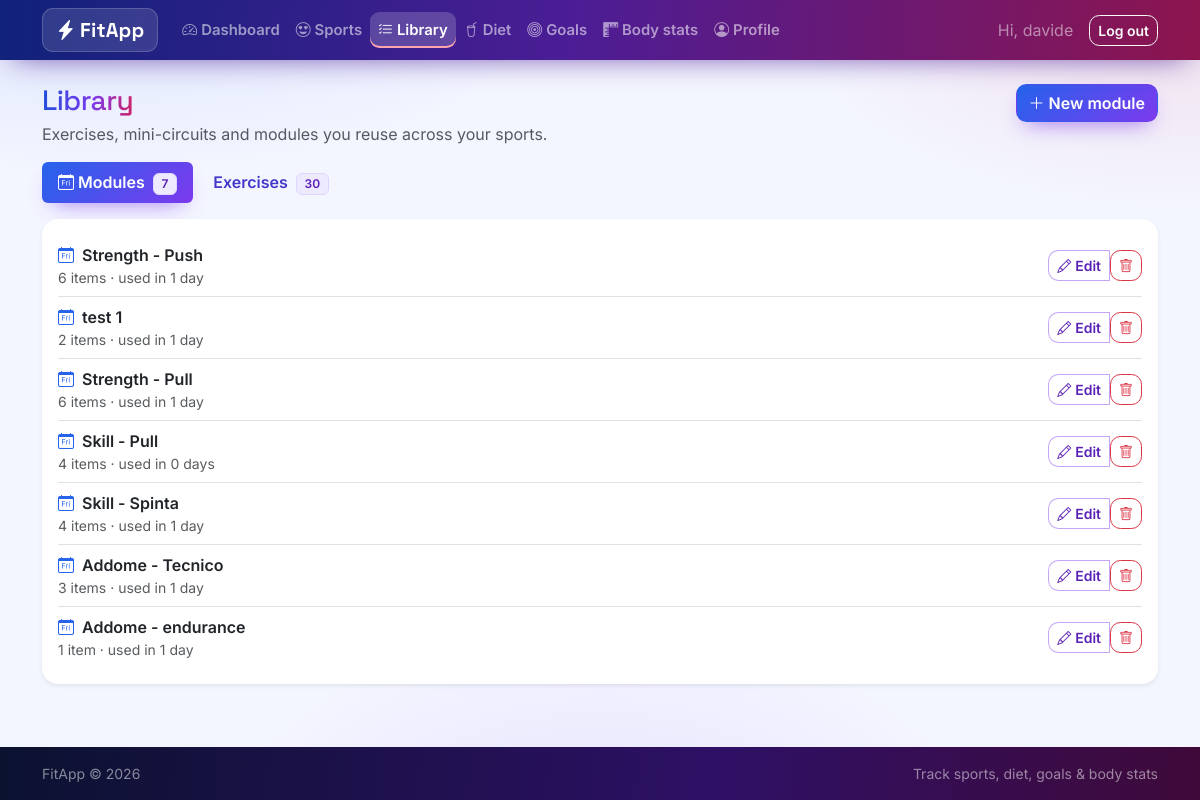
/library/ (signed in), run on the app's committed database.
### tables this page shows
CREATE TABLE "users" (
    id            INTEGER PRIMARY KEY AUTOINCREMENT,
    username      TEXT UNIQUE NOT NULL,
    email         TEXT UNIQUE NOT NULL,
    password_hash TEXT NOT NULL,
    height_cm     REAL,
    birth_date    TEXT,
    sex           TEXT,
    role          TEXT NOT NULL DEFAULT 'user' CHECK (role IN ('user', 'admin')),
    created_at    TEXT NOT NULL DEFAULT (datetime('now'))
);

CREATE TABLE "workout_modules" (
                    id       INTEGER PRIMARY KEY AUTOINCREMENT,
                    user_id  INTEGER NOT NULL REFERENCES users (id) ON DELETE CASCADE,
                    position INTEGER NOT NULL DEFAULT 0,
                    name     TEXT NOT NULL,
                    notes    TEXT
                );

### fitapp/routes/library.py (the view)
@bp.route("/", strict_slashes=False)
@login_required
def index():
    db = get_db()
    tab = request.args.get("tab", "modules")
    if tab not in ("modules", "exercises"):
        tab = "modules"
    modules, exercises, circuits = _one_library(db, g.user["id"])
    return render_template(
        "library/index.html",
        tab=tab,
        modules=modules,
        exercises=exercises,
        circuits=circuits,
        muscle_count=len(MUSCLES),
    )

### fitapp/auth.py (called while the page is built)
def load_current_user():
    user_id = session.get("user_id")
    if user_id is None:
        g.user = None
    else:
        g.user = get_db().execute(
            "SELECT * FROM users WHERE id = ?", (user_id,)
        ).fetchone()
    return g.user

def login_required(view):
    @wraps(view)
    def wrapped(*args, **kwargs):
        if load_current_user() is None:
            flash("Please log in to access this page.", "warning")
            return redirect(url_for("auth.login", next=request.path))
        return view(*args, **kwargs)
    return wrapped

@bp.before_app_request
def _load_user():
    load_current_user()
    if g.user is not None and g.user["role"] == "admin":
        blueprint = (request.endpoint or "").split(".", 1)[0]
        if blueprint in ADMIN_BLOCKED_BLUEPRINTS:
            flash("Admin accounts manage users and settings only.", "warning")
            return redirect(url_for("admin.index"))

### fitapp/db.py (called while the page is built)
def get_db():
    if "db" not in g:
        g.db = sqlite3.connect(
            current_app.config["DATABASE"],
            detect_types=sqlite3.PARSE_DECLTYPES,
        )
        g.db.row_factory = sqlite3.Row
        g.db.execute("PRAGMA foreign_keys = ON")
    return g.db

### fitapp/templates/library/index.html (shortened to what this page needs)
{% extends "base.html" %}
{% block content %}
<div class="d-flex flex-wrap justify-content-between align-items-start mb-3 gap-2">
  <div>
    <h1 class="h3 mb-1">Library</h1>
    <p class="text-muted mb-0">Exercises, mini-circuits and modules you reuse across your sports.</p>
  </div>
  <div class="d-flex flex-wrap gap-2">
    {% if tab == 'modules' %}
    <a class="btn btn-success" href="{{ url_for('library.module_new') }}">
      <i class="bi bi-plus-lg me-1"></i>New module
    </a>
    {% endif %}
  </div>
</div>
<ul class="nav nav-pills mb-3">
  <li class="nav-item">
    <a class="nav-link {% if tab == 'modules' %}active{% endif %}" href="{{ url_for('library.index', tab='modules') }}">
      <i class="bi bi-calendar-day me-1"></i>Modules
      <span class="badge text-bg-light border ms-1">{{ modules|length }}</span>
    </a>
  </li>
  <li class="nav-item">
    <a class="nav-link {% if tab == 'exercises' %}active{% endif %}" href="{{ url_for('library.index', tab='exercises') }}">
      Exercises
      <span class="badge text-bg-light border ms-1">{{ exercises|length + circuits|length }}</span>
    </a>
  </li>
</ul>
{% if tab == 'modules' %}
<div class="card shadow-sm border-0">
  <div class="card-body">
    {% if modules %}
    <div class="list-group list-group-flush">
      {% for module in modules %}
      <div class="list-group-item d-flex flex-wrap justify-content-between align-items-center gap-2 px-0">
        <div>
          <span class="fw-semibold"><i class="bi bi-calendar-day me-2 text-blue"></i>{{ module['name'] }}</span>
          <span class="small text-muted d-block">
            {{ module['item_count'] }} item{{ 's' if module['item_count'] != 1 }}
            &middot; used in {{ module['day_count'] }} day{{ 's' if module['day_count'] != 1 }}
          </span>
        </div>
        <div class="btn-group">
          <a class="btn btn-sm btn-outline-success" href="{{ url_for('library.module_edit', module_id=module['id']) }}">
            <i class="bi bi-pencil me-1"></i>Edit
          </a>
          <form class="d-inline" action="{{ url_for('library.module_delete', module_id=module['id']) }}"
                method="post" onsubmit="return confirm('Delete this module? It will be removed from every day that uses it.');">
            <button class="btn btn-sm btn-outline-danger" type="submit"><i class="bi bi-trash"></i></button>
          </form>
        </div>
      </div>
      {% endfor %}
    </div>
    {% else %}
    <div class="text-center py-5">
      <i class="bi bi-calendar-day display-4 icon-grad"></i>
      <p class="mt-3 mb-2">No modules yet. Group library exercises and mini-circuits into a reusable module.</p>
      <a class="btn btn-success" href="{{ url_for('library.module_new') }}">Create your first module</a>
    </div>
    {% endif %}
  </div>
</div>
{% endif %}
{% endblock %}

### fitapp/templates/base.html (shortened to what this page needs)
<!doctype html>
<html lang="en" data-bs-theme="light">
<head>
  <link href="https://cdn.jsdelivr.net/npm/bootstrap@5.3.3/dist/css/bootstrap.min.css" rel="stylesheet">
  <link href="https://cdn.jsdelivr.net/npm/bootstrap-icons@1.11.3/font/bootstrap-icons.min.css" rel="stylesheet">
  <link href="{{ url_for('static', filename='css/style.css') }}" rel="stylesheet">
</head>
<body class="d-flex flex-column min-vh-100">
<nav class="navbar navbar-expand-lg navbar-dark navbar-fitapp sticky-top">
  <div class="container">
    <a class="navbar-brand fw-bold" href="{{ url_for('dashboard.index') }}">
      <i class="bi bi-lightning-charge-fill me-1"></i>FitApp
    </a>
    <div class="collapse navbar-collapse" id="mainNav">
      {% if g.user %}
      <ul class="navbar-nav me-auto">
        {% if g.user['role'] == 'admin' %}
        <li class="nav-item"><a class="nav-link {% if request.endpoint and request.endpoint.startswith('profile.') %}active{% endif %}"
           href="{{ url_for('profile.index') }}"><i class="bi bi-person-circle me-1"></i>Profile</a></li>
        <li class="nav-item"><a class="nav-link {% if request.endpoint and request.endpoint.startswith('admin.') %}active{% endif %}"
           href="{{ url_for('admin.index') }}"><i class="bi bi-shield-lock me-1"></i>Admin</a></li>
        {% else %}
        <li class="nav-item"><a class="nav-link {% if request.endpoint == 'dashboard.index' %}active{% endif %}"
           href="{{ url_for('dashboard.index') }}"><i class="bi bi-speedometer2 me-1"></i>Dashboard</a></li>
        <li class="nav-item"><a class="nav-link {% if request.endpoint and request.endpoint.startswith('sports.') %}active{% endif %}"
           href="{{ url_for('sports.index') }}"><i class="bi bi-emoji-heart-eyes me-1"></i>Sports</a></li>
        <li class="nav-item"><a class="nav-link {% if request.endpoint and request.endpoint.startswith('library.') %}active{% endif %}"
           href="{{ url_for('library.index') }}"><i class="bi bi-list-check me-1"></i>Library</a></li>
        <li class="nav-item"><a class="nav-link {% if request.endpoint and request.endpoint.startswith('diets.') %}active{% endif %}"
           href="{{ url_for('diets.index') }}"><i class="bi bi-cup-straw me-1"></i>Diet</a></li>
        <li class="nav-item"><a class="nav-link {% if request.endpoint and request.endpoint.startswith('goals.') %}active{% endif %}"
           href="{{ url_for('goals.index') }}"><i class="bi bi-bullseye me-1"></i>Goals</a></li>
        <li class="nav-item"><a class="nav-link {% if request.endpoint and request.endpoint.startswith('stats.') %}active{% endif %}"
           href="{{ url_for('stats.index') }}"><i class="bi bi-rulers me-1"></i>Body stats</a></li>
        <li class="nav-item"><a class="nav-link {% if request.endpoint and request.endpoint.startswith('profile.') %}active{% endif %}"
           href="{{ url_for('profile.index') }}"><i class="bi bi-person-circle me-1"></i>Profile</a></li>
        {% endif %}
      </ul>
      <div class="d-flex align-items-center">
        <span class="navbar-text me-3 text-white-50">Hi, {{ g.user['username'] }}</span>
        <form action="{{ url_for('auth.logout') }}" method="post" class="m-0">
          <button class="btn btn-outline-light btn-sm" type="submit">Log out</button>
        </form>
      </div>
      {% endif %}
    </div>
  </div>
</nav>
<main class="container py-4 flex-grow-1">
  {% block content %}{% endblock %}
</main>
<footer class="bg-dark text-white-50 py-3 mt-auto">
  <div class="container small d-flex justify-content-between">
    <span>FitApp &copy; {{ now_year if now_year else '2026' }}</span>
    <span>Track sports, diet, goals &amp; body stats</span>
  </div>
</footer>
</body>
</html>

### fitapp/static/css/style.css (style rules this page uses)
:root { --fa-blue: #2563eb; --fa-blue-deep: #1d4ed8; --fa-violet: #7c3aed; --fa-violet-deep: #5b21b6; --fa-red: #ef4444; --fa-rose: #e11d48; --fa-ink: #0b1230; --grad-main: linear-gradient(135deg, #2563eb 0%, #7c3aed 55%, #e11d48 120%); --grad-btn: linear-gradient(135deg, #2563eb 0%, #7c3aed 100%); --grad-btn-hover: linear-gradient(135deg, #1d4ed8 0%, #6d28d9 100%); --grad-fire: linear-gradient(135deg, #7c3aed 0%, #e11d48 100%); --font-display: "Space Grotesk", "Inter", system-ui, sans-serif; --font-body: "Inter", system-ui, -apple-system, "Segoe UI", sans-serif; }
* { -webkit-tap-highlight-color: transparent; }
body { font-family: var(--font-body); background-color: #f3f5ff; background-image: radial-gradient(900px 420px at 8% -10%, rgba(37, 99, 235, .14), transparent 60%), radial-gradient(760px 380px at 100% 0%, rgba(225, 29, 72, .10), transparent 55%), radial-gradient(700px 500px at 50% 115%, rgba(124, 58, 237, .12), transparent 60%); background-attachment: fixed; }
main h1, .h3, .h4 { font-family: var(--font-display); letter-spacing: -.02em; }
main > h1, h1.h3 { background: linear-gradient(95deg, #1d4ed8 0%, #7c3aed 55%, #e11d48 110%); -webkit-background-clip: text; background-clip: text; color: transparent; display: inline-block; }
.navbar-fitapp { background-image: linear-gradient(95deg, #10227a 0%, #4c1d95 48%, #9f1239 115%); box-shadow: 0 10px 30px -14px rgba(76, 29, 149, .85); }
.navbar-fitapp .navbar-brand { font-family: var(--font-display); font-weight: 700; letter-spacing: .01em; background: rgba(255, 255, 255, .12); border: 1px solid rgba(255, 255, 255, .18); padding: .38rem .8rem; border-radius: .7rem; backdrop-filter: blur(6px); }
.navbar-fitapp .nav-link { font-weight: 600; font-size: .93rem; border-radius: .6rem; padding: .45rem .8rem; transition: background-color .2s ease, transform .2s ease; }
.navbar-fitapp .nav-link.active { background-color: rgba(255, 255, 255, .18); box-shadow: inset 0 -2px 0 #fda4af; }
.btn { font-weight: 600; border-radius: .65rem; transition: transform .15s ease, box-shadow .2s ease, filter .2s ease; }
.btn-success, .btn-success:hover, .btn-success:focus, .btn-success:active { color: #fff; border-color: transparent; background-color: transparent; background-image: var(--grad-btn); box-shadow: 0 10px 22px -10px rgba(124, 58, 237, .75); }
.btn-outline-success, .btn-outline-success:hover, .btn-outline-success:focus { color: var(--fa-violet-deep); border-color: rgba(124, 58, 237, .45); background-color: #fff; }
.card { border-radius: 1rem; border: 1px solid rgba(99, 102, 241, .14); box-shadow: 0 18px 40px -30px rgba(15, 23, 60, .55); transition: transform .2s ease, box-shadow .25s ease; }
.badge.text-bg-light { background: #ede9fe !important; color: #5b21b6 !important; border: 1px solid #ddd6fe !important; font-weight: 600; }
.nav-pills .nav-link { font-weight: 600; color: #4338ca; }
.nav-pills .nav-link.active { background-image: var(--grad-btn); box-shadow: 0 10px 22px -12px rgba(124, 58, 237, .8); }
footer { background: linear-gradient(95deg, #0b1230 0%, #2e1065 60%, #4c0519 130%) !important; color: rgba(255, 255, 255, .55) !important; }
.text-blue { color: #2563eb !important; }

### data on the page
users: user.username "davide"
workout_modules: name "Strength - Push", item_count "6", item_count "s", day_count "1"
workout_modules: name "test 1", item_count "2", item_count "s", day_count "1"
workout_modules: name "Strength - Pull", item_count "6", item_count "s", day_count "1"
workout_modules: name "Skill - Pull", item_count "4", item_count "s", day_count "0", day_count "s"
workout_modules: name "Skill - Spinta", item_count "4", item_count "s", day_count "1"
workout_modules: name "Addome - Tecnico", item_count "3", item_count "s", day_count "1"
workout_modules: name "Addome - endurance", item_count "1", day_count "1"

### other printed values
{{ modules|length }} "7"
{{ exercises|length + circuits|length }} "30"
